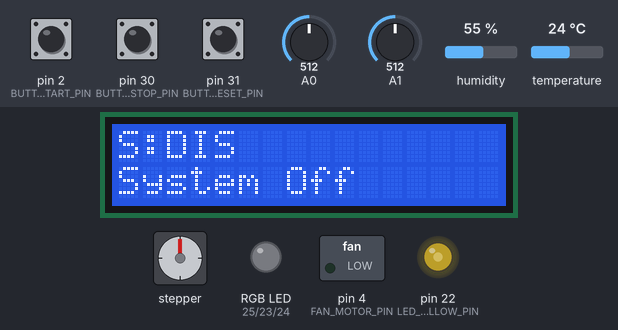
A sketch run on a simulated Arduino Mega 2560, built with avr-gcc and run on an emulated ATmega2560. On the bench: 16×2 character LCD, stepper motor, switched loads named in the sketch (green lamp = pin HIGH), an RGB LED mixed from three pins (HIGH = lit), output pins drawn as LEDs (lit = HIGH). Inputs (shaded band) come from the test bench; at power-on: pin 2 (BUTTON_START_PIN) HIGH, A0 = 512, A1 = 512, pin 30 (BUTTON_STOP_PIN) HIGH, pin 31 (BUTTON_RESET_PIN) HIGH, humidity 55 %, temperature 24 °C. The local clock reads 2024-03-15 10:24:30 at power-on unless the sketch sets it; stepper angles assume 2048 steps per turn; what the sketch prints to the serial monitor is not drawn.

Above: at 1.3 s.
1.4 s: pin 2 (BUTTON_START_PIN) pulled LOW for 0.15 s
At 1.59 s:
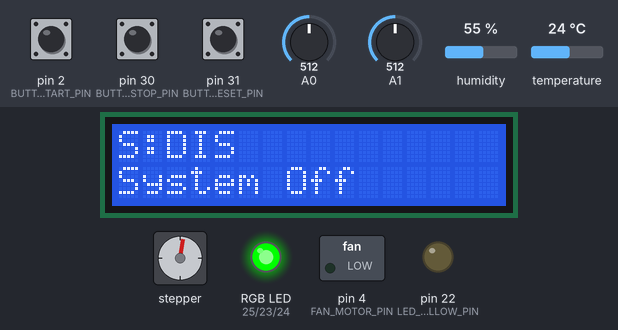
2.1 s: A0 set to 55
3.9 s: A0 set to 45
At 5.53 s:
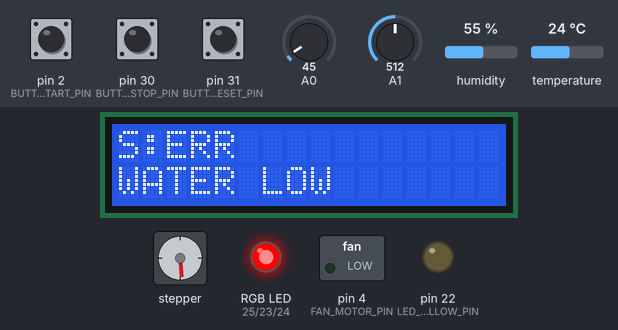
5.7 s: A1 set to 393
At 7.2 s:
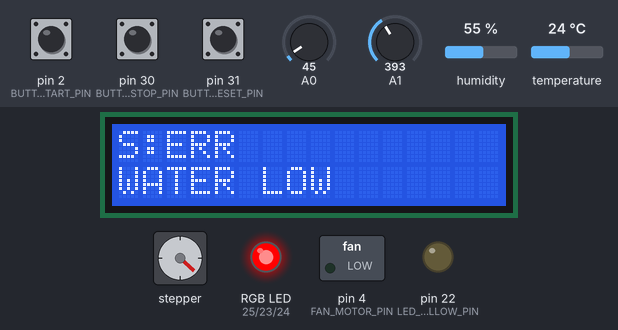
7.4 s: A1 set to 361
At 7.53 s:
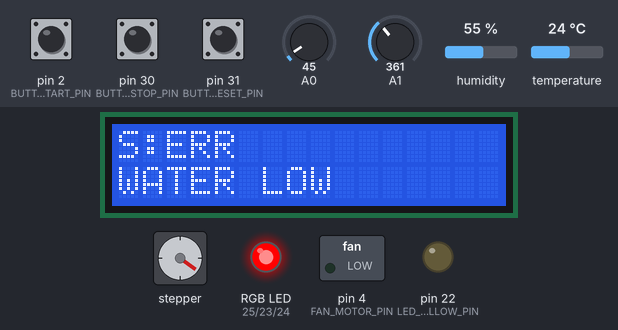
10.4 s: A1 set to 306
At 11.8 s:
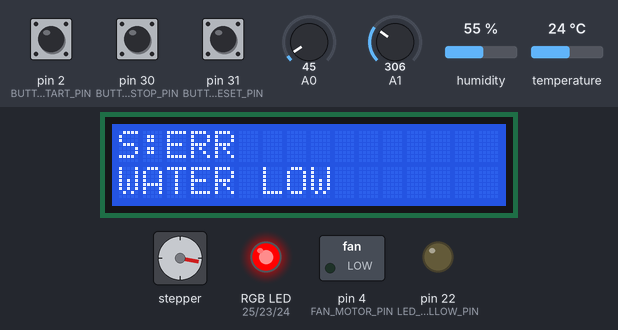
Timing chart, 0 to 13.4 s (numbered marks = the images above; inputs shaded):
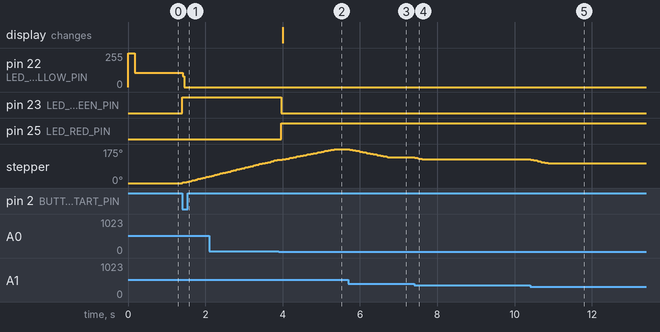

The sketch:

Final_Project.ino
```cpp
// Robert Wright
// Loghan Flanders

#include <Wire.h>
#include <LiquidCrystal_I2C.h>
#include <DHT.h>
#include <RTClib.h>
#include <Stepper.h>
#include <avr/io.h> // for ADC & port names

// State values
#define ST_DIS 0
#define ST_IDLE 1
#define ST_RUN 2
#define ST_ERR 3

// Prototypes
void stDis();
void stIdle();
void stRun();
void stErr();

void pinModeReg(uint8_t pin, uint8_t mode);
void writeReg(uint8_t pin, uint8_t val);
uint8_t readReg(uint8_t pin);
void adcInit();
uint16_t adcRead(uint8_t ch);
void setLED(int s);
void logEvent(const char* msg);
void initPins();
void initPeripherals();
void lcdUpdate(float t, float h, int s);
void getTH(float &t, float &h);
void fanOn();
void fanOff();
void ventCtrl();
uint16_t getWaterLevel();
void startButtonISR();

// UART register helpers (USART0)
void uart_init(unsigned long baud);
void uart_send_char(char c);
void uart_send_str(const char* s);
void uart_send_line(const char* s);

// Pins
#define LED_YELLOW_PIN 22
#define LED_GREEN_PIN 23
#define LED_BLUE_PIN 24
#define LED_RED_PIN 25
#define FAN_MOTOR_PIN 4
#define BUTTON_START_PIN 2
#define BUTTON_STOP_PIN 30
#define BUTTON_RESET_PIN 31
#define WATER_LEVEL_ADC_CHANNEL 0
#define VENT_POT_ADC_CHANNEL 1
#define DHT_PIN 7
#define DHT_TYPE DHT11
#define STEPS_PER_REV 2048
#define STEPPER_IN1 8
#define STEPPER_IN2 9
#define STEPPER_IN3 10
#define STEPPER_IN4 11

// Thresholds
#define TEMP_THRESHOLD_HIGH 25.0f
#define TEMP_THRESHOLD_LOW 22.0f
#define WATER_THRESHOLD_LOW 50
#define MAX_VENT_POSITION 100

// Objects
LiquidCrystal_I2C lcd(0x27, 16, 2); // I2C backpack assumed (B)
DHT dht(DHT_PIN, DHT_TYPE);
RTC_DS1307 rtc; // DS1307 as per kit (C)
Stepper ventMotor(STEPS_PER_REV, STEPPER_IN1, STEPPER_IN3, STEPPER_IN2, STEPPER_IN4);

// Timing
unsigned long lastDisplayUpdateTime = 0;
const unsigned long DISPLAY_UPDATE_INTERVAL = 60000UL;

// Vent
int targetVentPosition = 0;
int currentStepPosition = 0;
const int STEPS_PER_INCREMENT = STEPS_PER_REV / MAX_VENT_POSITION;

// Make currentState volatile because ISR changes it
volatile int currentState = ST_DIS;

// ----------------- Setup & Loop -----------------
void setup(){
  // Initialize UART (register-level) at 9600
  uart_init(9600);

  initPins();
  initPeripherals();
  // ISR for start button - allowed per spec
  attachInterrupt(digitalPinToInterrupt(BUTTON_START_PIN), startButtonISR, FALLING);

  currentState = ST_DIS;
  setLED(ST_DIS);
  lcdUpdate(0,0,ST_DIS);
  logEvent("System Ready");
}

void loop(){
  if(currentState==ST_DIS) stDis();
  else if(currentState==ST_IDLE) stIdle();
  else if(currentState==ST_RUN) stRun();
  else if(currentState==ST_ERR) stErr();
}

// ----------------- ISR -----------------
void startButtonISR(){
  if(currentState==ST_DIS) currentState = ST_IDLE;
}

// ----------------- Pin helpers (no Arduino pinMode/digitalWrite) -----------------
void pinModeReg(uint8_t pin, uint8_t mode){
  // mode: 1=OUTPUT, 0=INPUT
  uint8_t port = digitalPinToPort(pin);
  uint8_t mask = digitalPinToBitMask(pin);
  volatile uint8_t *ddr = portModeRegister(port);
  volatile uint8_t *out = portOutputRegister(port);
  if(mode) {
    *ddr |= mask;   // output
  } else {
    *ddr &= ~mask;  // input
    // do not change pull-up here
  }
}

void writeReg(uint8_t pin, uint8_t val){
  uint8_t port = digitalPinToPort(pin);
  uint8_t mask = digitalPinToBitMask(pin);
  volatile uint8_t *out = portOutputRegister(port);
  if(val) *out |= mask;
  else    *out &= ~mask;
}

uint8_t readReg(uint8_t pin){
  uint8_t port = digitalPinToPort(pin);
  uint8_t mask = digitalPinToBitMask(pin);
  volatile uint8_t *in = portInputRegister(port);
  return ((*in) & mask) ? 1 : 0;
}

// ----------------- ADC (register-level) -----------------
void adcInit(){
  // Reference = AVcc (REFS0 = 1), ADC enable, prescaler = 128
  ADMUX = (1 << REFS0); // channel selected later
  ADCSRA = (1 << ADEN)  // ADC Enable
         | (1 << ADPS2) | (1 << ADPS1) | (1 << ADPS0); // prescaler 128
}

uint16_t adcRead(uint8_t ch){
  // select channel (0-7)
  ADMUX = (ADMUX & 0xF0) | (ch & 0x0F);
  ADCSRA |= (1 << ADSC); // start conversion
  while (ADCSRA & (1 << ADSC)); // wait
  return ADC; // 16-bit ADC register alias from <avr/io.h>
}

// ----------------- LED -----------------
void setLED(int s){
  writeReg(LED_YELLOW_PIN,0);
  writeReg(LED_GREEN_PIN,0);
  writeReg(LED_BLUE_PIN,0);
  writeReg(LED_RED_PIN,0);
  if(s==ST_DIS) writeReg(LED_YELLOW_PIN,1);
  else if(s==ST_IDLE) writeReg(LED_GREEN_PIN,1);
  else if(s==ST_RUN) writeReg(LED_BLUE_PIN,1);
  else if(s==ST_ERR) writeReg(LED_RED_PIN,1);
}

// ----------------- UART (register-level) -----------------
void uart_init(unsigned long baud) {
  // Use USART0, set baud rate with UBRR0, double speed
  uint16_t ubrr = (F_CPU / 4 / baud - 1) / 2;
  UCSR0A = (1 << U2X0);
  UBRR0H = (ubrr >> 8);
  UBRR0L = ubrr & 0xFF;
  UCSR0B = (1 << TXEN0); // enable transmitter
  UCSR0C = (1 << UCSZ01) | (1 << UCSZ00); // 8-bit char
}

void uart_send_char(char c) {
  while (!(UCSR0A & (1 << UDRE0)));
  UDR0 = (uint8_t)c;
}

void uart_send_str(const char* s) {
  while (*s) uart_send_char(*s++);
}

void uart_send_line(const char* s) {
  uart_send_str(s);
  uart_send_char('\r');
  uart_send_char('\n');
}

// ----------------- Logging via RTC and UART -----------------
void logEvent(const char* msg){
  DateTime n;
  if(rtc.isrunning()) n = rtc.now();
  else {
    // If RTC not running, produce a partial timestamp (00...); keep it simple
    n = DateTime(2000,1,1,0,0,0);
  }
  char buf[128];
  snprintf(buf, sizeof(buf), "%04u-%02u-%02u %02u:%02u:%02u | %s",
           n.year(), n.month(), n.day(),
           n.hour(), n.minute(), n.second(), msg);
  uart_send_line(buf);
}

// ----------------- Init pins & peripherals -----------------
void initPins(){
  // LEDs outputs
  pinModeReg(LED_YELLOW_PIN,1);
  pinModeReg(LED_GREEN_PIN,1);
  pinModeReg(LED_BLUE_PIN,1);
  pinModeReg(LED_RED_PIN,1);
  // Fan output
  pinModeReg(FAN_MOTOR_PIN,1);
  // Buttons: make inputs with internal pull-ups
  // For each button, set DDR bit = 0 and set PORT bit = 1 (pull-up)
  // Use direct register helpers:
  // start button (pin 2) handled by ISR; enable pull-up
  {
    uint8_t p = digitalPinToPort(BUTTON_START_PIN);
    uint8_t m = digitalPinToBitMask(BUTTON_START_PIN);
    volatile uint8_t *ddr = portModeRegister(p);
    volatile uint8_t *out = portOutputRegister(p);
    *ddr &= ~m; // input
    *out |= m;  // pull-up
  }
  // stop and reset buttons
  {
    uint8_t p = digitalPinToPort(BUTTON_STOP_PIN);
    uint8_t m = digitalPinToBitMask(BUTTON_STOP_PIN);
    volatile uint8_t *ddr = portModeRegister(p);
    volatile uint8_t *out = portOutputRegister(p);
    *ddr &= ~m; *out |= m;
  }
  {
    uint8_t p = digitalPinToPort(BUTTON_RESET_PIN);
    uint8_t m = digitalPinToBitMask(BUTTON_RESET_PIN);
    volatile uint8_t *ddr = portModeRegister(p);
    volatile uint8_t *out = portOutputRegister(p);
    *ddr &= ~m; *out |= m;
  }
  // Note: ADC pins (A0/A1) are inputs by default; no pinMode needed.
  setLED(ST_DIS);
  writeReg(FAN_MOTOR_PIN, 0); // ensure fan off
}

void initPeripherals(){
  // LCD I2C
  lcd.init();
  lcd.backlight();
  lcd.clear();
  lcd.print("Init...");
  // RTC
  Wire.begin();
  rtc.begin();
  // DHT
  dht.begin();
  // ADC
  adcInit();
  // Stepper speed
  ventMotor.setSpeed(15);
}

// ----------------- Sensors -----------------
uint16_t getWaterLevel(){ return adcRead(WATER_LEVEL_ADC_CHANNEL); }

void getTH(float &t, float &h){
  t = dht.readTemperature();
  h = dht.readHumidity();
  if(isnan(t) || isnan(h)) { t = -99; h = -99; }
}

// ----------------- LCD update -----------------
void lcdUpdate(float t,float h,int s){
  lcd.clear();
  lcd.setCursor(0,0);
  if(s==ST_DIS) lcd.print("S:DIS");
  else if(s==ST_IDLE) lcd.print("S:IDLE");
  else if(s==ST_RUN) lcd.print("S:RUN");
  else lcd.print("S:ERR");

  if(s==ST_ERR){ lcd.setCursor(0,1); lcd.print("WATER LOW"); return; }
  if(s==ST_DIS){ lcd.setCursor(0,1); lcd.print("System Off"); return; }

  lcd.setCursor(0,1);
  // print with limited precision
  char buf[17];
  if (t > -50 && h > -50) {
    // Format: T:xx.x H:yy
    snprintf(buf, sizeof(buf), "T:%.1f H:%.0f", t, h);
  } else {
    snprintf(buf, sizeof(buf), "T:-- H:--");
  }
  lcd.print(buf);
}

// ----------------- State implementations -----------------
void stDis() {
    setLED(ST_DIS);
    fanOff(); // ensure fan is off
    // Disabled state: do not poll sensors or water.
    // LCD already updated by caller when state changed.
    // ISR for start button will move to IDLE.
    // Nothing else to do here.
}

void stIdle() {
    setLED(ST_IDLE);

    // STOP button → DISABLED (active LOW because pull-up)
    if (readReg(BUTTON_STOP_PIN) == 0) {
        currentState = ST_DIS;
        logEvent("STOP pressed -> DISABLED");
        lcdUpdate(0,0,ST_DIS);
        return;
    }

    // Check water level (ADC)
    uint16_t water = getWaterLevel();
    if (water < WATER_THRESHOLD_LOW) {
        currentState = ST_ERR;
        logEvent("Low Water -> ERROR");
        lcdUpdate(0,0,ST_ERR);
        return;
    }

    // Vent control allowed in IDLE
    ventCtrl();

    // Update temp/humidity once per minute
    unsigned long now = millis();
    if (now - lastDisplayUpdateTime >= DISPLAY_UPDATE_INTERVAL) {
        lastDisplayUpdateTime = now;
        float t, h;
        getTH(t, h);
        lcdUpdate(t, h, ST_IDLE);
        logEvent("TH updated in IDLE");
    }

    // Temperature too high? → RUN
    {
        float t, h;
        getTH(t, h);
        if (t >= TEMP_THRESHOLD_HIGH) {
            currentState = ST_RUN;
            fanOn();
            logEvent("Temp High -> RUNNING");
            lcdUpdate(t, h, ST_RUN);
        }
    }
}

void stRun() {
    setLED(ST_RUN);
    fanOn();

    // STOP button → DISABLED
    if (readReg(BUTTON_STOP_PIN) == 0) {
        fanOff();
        currentState = ST_DIS;
        logEvent("STOP pressed -> DISABLED");
        lcdUpdate(0,0,ST_DIS);
        return;
    }

    // Check water level
    uint16_t water = getWaterLevel();
    if (water < WATER_THRESHOLD_LOW) {
        fanOff();
        currentState = ST_ERR;
        logEvent("Low Water -> ERROR");
        lcdUpdate(0,0,ST_ERR);
        return;
    }

    // Vent control allowed
    ventCtrl();

    // Update LCD once per minute
    unsigned long now = millis();
    if (now - lastDisplayUpdateTime >= DISPLAY_UPDATE_INTERVAL) {
        lastDisplayUpdateTime = now;
        float t, h;
        getTH(t, h);
        lcdUpdate(t, h, ST_RUN);
        logEvent("TH updated in RUNNING");
    }

    // Check temperature to go back to IDLE
    {
        float t, h;
        getTH(t, h);
        if (t <= TEMP_THRESHOLD_LOW) {
            fanOff();
            currentState = ST_IDLE;
            logEvent("Temp Low -> IDLE");
            lcdUpdate(t, h, ST_IDLE);
        }
    }
}

void stErr() {
    setLED(ST_ERR);
    fanOff();

    lcdUpdate(0,0,ST_ERR); // Displays WATER LOW on LCD

    // Vent control still allowed
    ventCtrl();

    // Reset button → go to IDLE only if water OK (active LOW)
    if (readReg(BUTTON_RESET_PIN) == 0) {
        uint16_t water = getWaterLevel();
        if (water >= WATER_THRESHOLD_LOW) {
            currentState = ST_IDLE;
            logEvent("RESET -> IDLE");
            lcdUpdate(0,0,ST_IDLE);
        } else {
            logEvent("RESET pressed but water still low");
        }
    }
}

// ----------------- Fan control -----------------
void fanOn() {
  writeReg(FAN_MOTOR_PIN, 1);
}

void fanOff() {
  writeReg(FAN_MOTOR_PIN, 0);
}

// ----------------- Vent control -----------------
void ventCtrl() {
  uint16_t pot = adcRead(VENT_POT_ADC_CHANNEL);
  int target = map(pot, 0, 1023, 0, MAX_VENT_POSITION);

  if (target > targetVentPosition) {
    ventMotor.step(STEPS_PER_INCREMENT);
    targetVentPosition++;
    logEvent("Vent +1");
  }
  else if (target < targetVentPosition) {
    ventMotor.step(-STEPS_PER_INCREMENT);
    targetVentPosition--;
    logEvent("Vent -1");
  }
}
```

Measured:
- the behaviour switches between 50 and 49 on A0 (found by bisection; images 1 and 2)
- after the input at 1.4 s, pin 22 (LED_YELLOW_PIN): 107/255 → 0/255 at once; pin 23 (LED_GREEN_PIN): LOW → HIGH at once; stepper: turns 35° clockwise in 0.69 s, starting at once
- after the input at 3.9 s, pin 23 (LED_GREEN_PIN): HIGH → LOW after 0.07 s; pin 25 (LED_RED_PIN): LOW → HIGH after 0.07 s; the display: changes after 0.11 s (image 2)
- after the input at 5.7 s, stepper: turns 42° counter-clockwise in 1.0 s, starting at once
- after the input at 7.4 s, stepper: turns 10° counter-clockwise in 0.20 s, starting at once
- after the input at 10.4 s, stepper: turns 22° counter-clockwise in 0.47 s, starting at once
